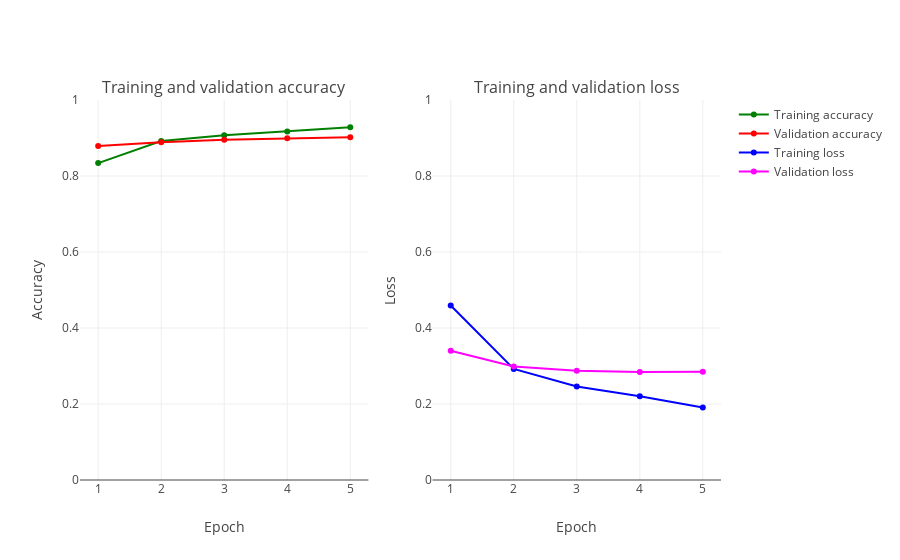

The notebook cell saved with this chart:
### Code cell
plot_accuracy_and_loss(train_model)

### Figure 1 — Plotly figure (JSON) as saved in the notebook; plotly's stock layout.template omitted (floating-point values rounded to 4 significant figures)
{"data": [{"marker": {"color": "Green"}, "mode": "markers+lines", "name": "Training accuracy", "text": ["1", "2", "3", "4", "5"], "type": "scatter", "uid": "bbce41bb-5336-4ea8-aff6-86f1e01e4c7d", "x": [1, 2, 3, 4, 5], "xaxis": "x", "y": [0.834, 0.892, 0.9071, 0.9174, 0.9281], "yaxis": "y"}, {"marker": {"color": "Red"}, "mode": "markers+lines", "name": "Validation accuracy", "text": ["1", "2", "3", "4", "5"], "type": "scatter", "uid": "564695df-dc6d-452d-919a-a6cb9a577b9d", "x": [1, 2, 3, 4, 5], "xaxis": "x", "y": [0.8788, 0.889, 0.8954, 0.8992, 0.9023], "yaxis": "y"}, {"marker": {"color": "Blue"}, "mode": "markers+lines", "name": "Training loss", "text": ["1", "2", "3", "4", "5"], "type": "scatter", "uid": "3f54237d-8d57-4e7c-9be9-9b6f9f8fec49", "x": [1, 2, 3, 4, 5], "xaxis": "x2", "y": [0.4591, 0.2923, 0.2461, 0.2204, 0.1908], "yaxis": "y2"}, {"marker": {"color": "Magenta"}, "mode": "markers+lines", "name": "Validation loss", "text": ["1", "2", "3", "4", "5"], "type": "scatter", "uid": "07e429d9-a2cf-4ea1-8f52-f4036e313508", "x": [1, 2, 3, 4, 5], "xaxis": "x2", "y": [0.3403, 0.2985, 0.2877, 0.2845, 0.2848], "yaxis": "y2"}], "layout": {"annotations": [{"font": {"size": 16}, "showarrow": false, "text": "Training and validation accuracy", "x": 0.225, "xanchor": "center", "xref": "paper", "y": 1, "yanchor": "bottom", "yref": "paper"}, {"font": {"size": 16}, "showarrow": false, "text": "Training and validation loss", "x": 0.775, "xanchor": "center", "xref": "paper", "y": 1, "yanchor": "bottom", "yref": "paper"}], "xaxis": {"anchor": "y", "domain": [0, 0.45], "title": {"text": "Epoch"}}, "xaxis2": {"anchor": "y2", "domain": [0.55, 1], "title": {"text": "Epoch"}}, "yaxis": {"anchor": "x", "domain": [0, 1], "range": [0, 1], "title": {"text": "Accuracy"}}, "yaxis2": {"anchor": "x2", "domain": [0, 1], "range": [0, 1], "title": {"text": "Loss"}}}}
